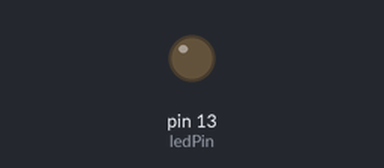
Recording of a sketch running on a simulated Arduino Uno, built with avr-gcc and run on an emulated ATmega328P. On the bench: output pins drawn as LEDs (lit = HIGH).

Above: at 1.0 s.
At 7.0 s:
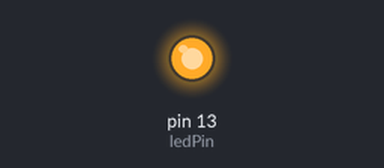
Timing chart, 0 to 9.2 s (numbered marks = the images above):
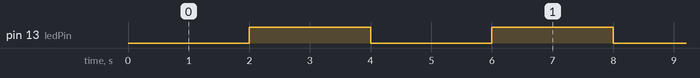

The sketch:

blinkMillis.ino
```cpp
// constants won't change. Used here to set a pin number:
const int ledPin =  LED_BUILTIN;// the number of the LED pin

// Variables will change:
int ledState = LOW;             // ledState used to set the LED

// Generally, you should use "unsigned long" for variables that hold time
// The value will quickly become too large for an int to store
unsigned long previousMillis = 0;        // will store last time LED was updated

// change with battery charge:
unsigned long interval = 2000;           // interval at which to blink (milliseconds)

void setup() {
  // set the digital pin as output:
  pinMode(ledPin, OUTPUT);
}

void loop() {
  // here is where you'd put code that needs to be running all the time.

  // check to see if it's time to blink the LED; that is, if the difference
  // between the current time and last time you blinked the LED is bigger than
  // the interval at which you want to blink the LED.
  unsigned long currentMillis = millis();

  if (currentMillis - previousMillis >= interval) {
    // save the last time you blinked the LED
    previousMillis = currentMillis;

    // if the LED is off turn it on and vice-versa:
    if (ledState == LOW) {
      ledState = HIGH;
    } else {
      ledState = LOW;
    }

    // set the LED with the ledState of the variable:
    digitalWrite(ledPin, ledState);
  }
}
```

Measured:
- by itself, pin 13 (ledPin): alternates HIGH for 2.0 s and LOW for 2.0 s
